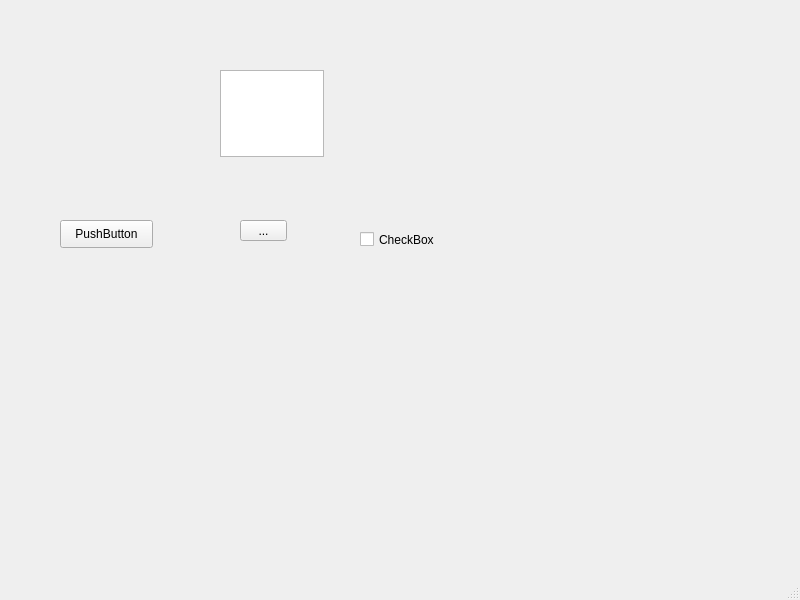
<?xml version="1.0" encoding="UTF-8"?>
<ui version="4.0">
 <class>MainWindow</class>
 <widget class="QMainWindow" name="MainWindow">
  <property name="geometry">
   <rect>
    <x>0</x>
    <y>0</y>
    <width>800</width>
    <height>600</height>
   </rect>
  </property>
  <property name="windowTitle">
   <string>MainWindow</string>
  </property>
  <widget class="QWidget" name="centralwidget">
   <widget class="QTextEdit" name="textEdit">
    <property name="geometry">
     <rect>
      <x>220</x>
      <y>70</y>
      <width>104</width>
      <height>87</height>
     </rect>
    </property>
   </widget>
   <widget class="QPushButton" name="pushButton">
    <property name="geometry">
     <rect>
      <x>60</x>
      <y>220</y>
      <width>93</width>
      <height>28</height>
     </rect>
    </property>
    <property name="text">
     <string>PushButton</string>
    </property>
   </widget>
   <widget class="QToolButton" name="toolButton">
    <property name="geometry">
     <rect>
      <x>240</x>
      <y>220</y>
      <width>47</width>
      <height>21</height>
     </rect>
    </property>
    <property name="text">
     <string>...</string>
    </property>
   </widget>
   <widget class="QCheckBox" name="checkBox">
    <property name="geometry">
     <rect>
      <x>360</x>
      <y>230</y>
      <width>91</width>
      <height>19</height>
     </rect>
    </property>
    <property name="text">
     <string>CheckBox</string>
    </property>
   </widget>
  </widget>
  <widget class="QMenuBar" name="menubar">
   <property name="geometry">
    <rect>
     <x>0</x>
     <y>0</y>
     <width>800</width>
     <height>26</height>
    </rect>
   </property>
  </widget>
  <widget class="QStatusBar" name="statusbar"/>
 </widget>
 <resources/>
 <connections/>
</ui>
